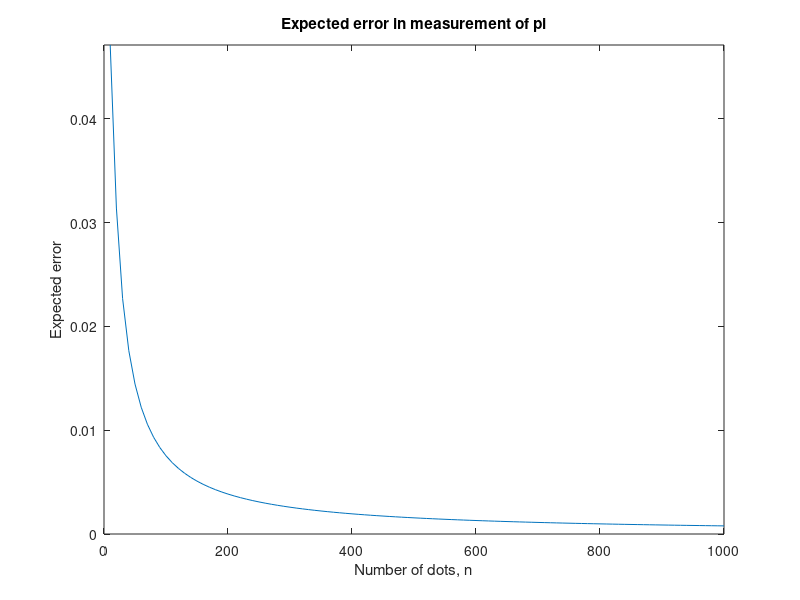

This figure's MATLAB source:
% seurat.m
%
% Joshua Pearson 2022
% University College, OXFORD
% joshua.pearson@univ.ox.ac.uk
%
% Finds calculates error expected in a pi-estimator based on dots

% CALCULATIONS
% Values of n to calculate for
n_arr = [10:10:1000];
% Probability each dot is in circle
p = pi/4;
% Array to save output to
n_err = zeros(size(n_arr));
% Count of times iterated through
cnt = 1;

% 1. for n = range of values
for n = n_arr
    % 2. Create array k from 0 to n
    k = [0:n];
    % 3. Calculate probability of total dots in circle, P(X=k)
    % (n Cr k) * p^k * (1-p)^(n-k)
    % Need to use built-in MATLAB functions or the numbers get too big
    % (factorial(200) gives NaN)
    %probX = nchoosek(n,k) .* (p.^k) .* (1-p).^(n-k);
    probX = binopdf(k,n,p);
    % 4. Calculate probability of different values of pi by dividing this by n
    probPi = probX ./ n;
    % 5. Calculate array of difference between these values and pi
    abDiffs = abs(k - pi);
    % 6. Find the average of the absolute value, the error
    avg_error = (sum(abDiffs.*probPi))/n;
    % 7. Save error to array
    n_err(cnt) = avg_error;
    cnt = cnt + 1;
    % End for loop
end

% PLOTS
% 8. Plot error against n
% n on x-axis, error on y
plot(n_arr, n_err)
title('Expected error in measurement of pi')
xlabel('Number of dots, n')
ylabel('Expected error')
xlim([0, max(n_arr)])
ylim([0, max(n_err)])